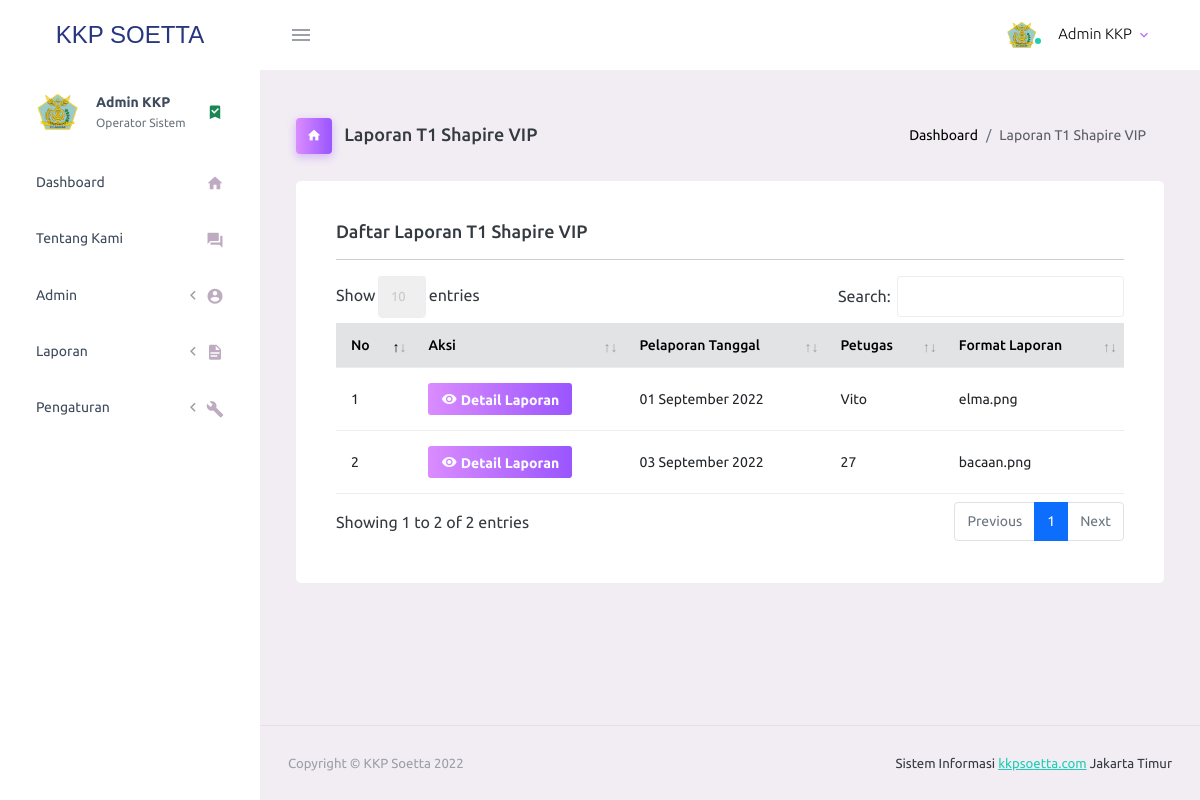
Screenshot of /admin/t1ShapireVIP.php (signed in) with the database file from the repository.
### tables this page shows
CREATE TABLE `laporant1shapirevip` (
  `id_laporanT1ShapireVIP` bigint(20) NOT NULL,
  `tgl_lapor` date NOT NULL,
  `kedatanganDomestik_flight` bigint(20) NOT NULL,
  `paxKedatangan_domestik` bigint(20) NOT NULL,
  `personilKedatangan_domestik` bigint(20) NOT NULL,
  `keberangkatanDomestik_flight` bigint(20) NOT NULL,
  `paxKeberangkatan_domestik` bigint(20) NOT NULL,
  `personilKeberangkatan_domsetik` bigint(20) NOT NULL,
  `eHACPL_keberangkatanDomestik` bigint(20) NOT NULL,
  `noneHAC_validasiManualKeberangkatanDomestik` bigint(20) NOT NULL,
  `kedatanganINTL_flight` bigint(20) NOT NULL,
  `paxKedatangan_INTLFlight` bigint(20) NOT NULL,
  `personilKedatangan_INTL` bigint(20) NOT NULL,
  `hasilScan_PLHijau` bigint(20) NOT NULL,
  `hasilScan_PLMerah` bigint(20) NOT NULL,
  `tidakScan_PL` bigint(20) NOT NULL,
  `WNIVaksinasi_COVIDLengkap` bigint(20) NOT NULL,
  `WNAVaksinasi_COVIDLengkap` bigint(20) NOT NULL,
  `WNIVaksinasi_COVIDBelumLengkap` bigint(20) NOT NULL,
  `WNAVaksinasi_COVIDBelumLengkap` bigint(20) NOT NULL,
  `WNIPCR_onArrival` bigint(20) NOT NULL,
  `WNAPCR_onArrival` bigint(20) NOT NULL,
  `keberangkatanINTL_flight` bigint(20) NOT NULL,
  `paxKeberangkatan_INTL` bigint(20) NOT NULL,
  `personilKeberangkatan_INTL` bigint(20) NOT NULL,
  `rincianPemeriksaan_dokKesehatanVaksinasiCovidPesawatChapterDOM` mediumtext NOT NULL,
  `rincianPemeriksaan_dokKesehatanVaksinasiCovidPesawatChapterINT` mediumtext NOT NULL,
  `kesimpulanPemeriksaan_tandaGejalaPengawasanDokumenKesehatan` mediumtext NOT NULL,
  `petugas` mediumtext NOT NULL,
  `laporanKeterangan_tambahan` mediumtext NOT NULL,
  `formatLaporan` varchar(500) NOT NULL
);

### admin/t1ShapireVIP.php (the view, shortened to what this page needs)
<?php
include '../koneksi.php';
?>
<!DOCTYPE html>
<html lang="en">
<head>
    <link rel="stylesheet" href="assets/vendors/mdi/css/materialdesignicons.min.css">
    <link rel="stylesheet" href="assets/vendors/css/vendor.bundle.base.css">
    <link rel="stylesheet" href="assets/css/style.css">
    <link rel="stylesheet" href="plugins/datatables-bs4/css/dataTables.bootstrap4.min.css">
    <link rel="stylesheet" href="plugins/datatables-responsive/css/responsive.bootstrap4.min.css">
    <link rel="stylesheet" href="plugins/datatables-buttons/css/buttons.bootstrap4.min.css">
</head>
<body>
    <div class="container-scroller">
        <?php include 'navTop.php'; ?>
        <div class="container-fluid page-body-wrapper">
            <?php include 'navSide.php'; ?>
            <div class="main-panel">
                <div class="content-wrapper">
                    <div class="page-header">
                        <h3 class="page-title">
                            <span class="page-title-icon bg-gradient-primary text-white me-2">
                                <i class="mdi mdi-home"></i>
                            </span> Laporan T1 Shapire VIP
                        </h3>
                        <nav aria-label="breadcrumb">
                            <ol class="breadcrumb">
                                <li class="breadcrumb-item"><a href="index.php">Dashboard</a></li>
                                <li class="breadcrumb-item active" aria-current="page">Laporan T1 Shapire VIP</li>
                            </ol>
                        </nav>
                    </div>
                    <div class="card">
                        <div class="card-body">
                            <h4 class="card-title">Daftar Laporan T1 Shapire VIP</h4>
                            <hr>
                            <div class="table-responsive">
                                <table id="example1" class="table table-hover">
                                    <thead class="table-secondary">
                                        <tr>
                                            <th>No</th>
                                            <th>Aksi</th>
                                            <th>Pelaporan Tanggal</th>
                                            <th>Petugas</th>
                                            <th>Format Laporan</th>
                                        </tr>
                                    </thead>
                                    <tbody>
                                        <?php $nomor = 1; ?>
                                        <?php $ambil = mysqli_query($koneksi, "SELECT * FROM laporanT1ShapireVIP"); ?>
                                        <?php while ($data = $ambil->fetch_assoc()) { ?>
                                            <tr>
                                                <td><?= $nomor; ?></td>
                                                <td>
                                                    <a href="" class="btn btn-sm btn-gradient-primary" data-toggle="modal" data-target="#Detail<?= $data['id_laporanT1ShapireVIP']; ?>" title="Detail Laporan"><i class="mdi mdi-eye"></i> Detail Laporan</a>
                                                </td>
                                                <td><?= date("d F Y", strtotime($data['tgl_lapor'])) ?></td>
                                                <td><?= $data['petugas']; ?></td>
                                                <td><?= $data['formatLaporan']; ?></td>
                                            </tr>
                                            <?php $nomor++; ?>
                                        <?php } ?>
                                    </tbody>
                                </table>
                            </div>
                        </div>
                    </div>
                </div>
                <?php include 'footer.php'; ?>
            </div>
        </div>
    </div>
</body>
</html>

### admin/navTop.php (shortened to what this page needs)
<nav class="navbar default-layout-navbar col-lg-12 col-12 p-0 fixed-top d-flex flex-row">
    <div class="text-center navbar-brand-wrapper d-flex align-items-center justify-content-center">
        <a class="navbar-brand brand-logo" href="index.php" style="font-family: 'Franklin Gothic Medium', 'Arial Narrow', Arial, sans-serif;">KKP SOETTA</a>
    </div>
    <div class="navbar-menu-wrapper d-flex align-items-stretch">
        <button class="navbar-toggler navbar-toggler align-self-center" type="button" data-toggle="minimize">
            <span class="mdi mdi-menu"></span>
        </button>
        <ul class="navbar-nav navbar-nav-right">
            <li class="nav-item nav-profile dropdown">
                <a class="nav-link dropdown-toggle" id="profileDropdown" href="#" data-bs-toggle="dropdown" aria-expanded="false">
                    <div class="nav-profile-img">
                        <img src="../img/logo.png" alt="image">
                        <span class="availability-status online"></span>
                    </div>
                    <div class="nav-profile-text">
                        <p class="mb-1 text-black"><?php echo $_SESSION['admin']['username']; ?></p>
                    </div>
                </a>
            </li>
        </ul>
    </div>
</nav>

### admin/navSide.php (shortened to what this page needs)
<nav class="sidebar sidebar-offcanvas" id="sidebar">
    <ul class="nav">
        <li class="nav-item nav-profile">
            <a href="#" class="nav-link">
                <div class="nav-profile-image">
                    <img src="../img/logo.png" alt="profile">
                </div>
                <div class="nav-profile-text d-flex flex-column">
                    <span class="font-weight-bold mb-2"><?php echo $_SESSION['admin']['username']; ?></span>
                    <span class="text-secondary text-small">Operator Sistem</span>
                </div>
                <i class="mdi mdi-bookmark-check text-success nav-profile-badge"></i>
            </a>
        </li>
        <li class="nav-item">
            <a class="nav-link" href="index.php">
                <span class="menu-title">Dashboard</span>
                <i class="mdi mdi-home menu-icon"></i>
            </a>
        </li>
        <li class="nav-item">
            <a class="nav-link" href="tentang_kami.php">
                <span class="menu-title">Tentang Kami</span>
                <i class="mdi mdi-forum menu-icon"></i>
            </a>
        </li>
        <li class="nav-item">
            <a class="nav-link" data-bs-toggle="collapse" href="#general-pages2" aria-expanded="false" aria-controls="general-pages">
                <span class="menu-title">Admin</span>
                <i class="menu-arrow"></i>
                <i class="mdi mdi-account-circle menu-icon"></i>
            </a>
        </li>
        <li class="nav-item">
            <a class="nav-link" data-bs-toggle="collapse" href="#general-pages1" aria-expanded="false" aria-controls="general-pages">
                <span class="menu-title">Laporan</span>
                <i class="menu-arrow"></i>
                <i class="mdi mdi mdi-file-document menu-icon"></i>
            </a>
        </li>
        <li class="nav-item">
            <a class="nav-link" data-bs-toggle="collapse" href="#general-pages" aria-expanded="false" aria-controls="general-pages">
                <span class="menu-title">Pengaturan</span>
                <i class="menu-arrow"></i>
                <i class="mdi mdi mdi-wrench menu-icon"></i>
            </a>
        </li>
    </ul>
</nav>

### admin/footer.php
<footer class="footer">
    <div class="container-fluid d-flex justify-content-between">
        <span class="text-muted d-block text-center text-sm-start d-sm-inline-block">Copyright © KKP Soetta 2022</span>
        <span class="float-none float-sm-end mt-1 mt-sm-0 text-end"> Sistem Informasi <a href="#" target="_blank">kkpsoetta.com</a> Jakarta Timur</span>
    </div>
</footer>

### admin/t1ShapireVIP.php (style rules this page uses)
nav .breadcrumb .breadcrumb-item a { text-decoration: none !important; color: #000; }

### rows the page displays
laporant1shapirevip: tgl_lapor "01 September 2022", petugas "Vito", formatLaporan "elma.png"
laporant1shapirevip: tgl_lapor "03 September 2022", petugas "27", formatLaporan "bacaan.png"

### other values shown
$_SESSION['admin']['username'] "Admin KKP"
